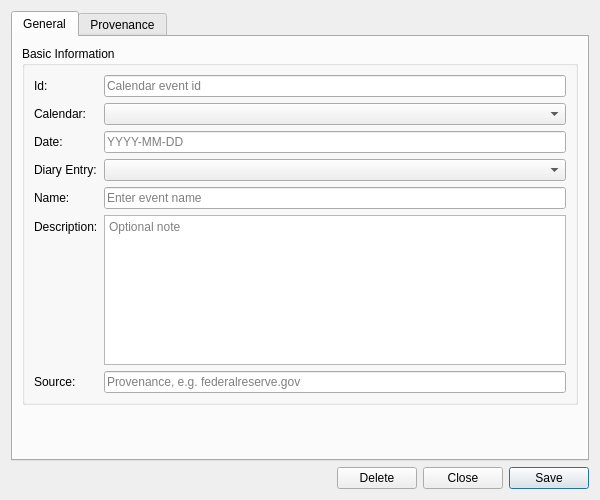
<?xml version="1.0" encoding="UTF-8"?>
<ui version="4.0">
 <class>CalendarEventDetailDialog</class>
 <widget class="QWidget" name="CalendarEventDetailDialog">
  <property name="geometry">
   <rect>
    <x>0</x>
    <y>0</y>
    <width>600</width>
    <height>500</height>
   </rect>
  </property>
  <property name="sizePolicy">
   <sizepolicy hsizetype="Preferred" vsizetype="Preferred">
    <horstretch>0</horstretch>
    <verstretch>0</verstretch>
   </sizepolicy>
  </property>
  <property name="minimumSize">
   <size>
    <width>600</width>
    <height>500</height>
   </size>
  </property>
  <property name="windowTitle">
   <string>Calendar Event Details</string>
  </property>
  <layout class="QVBoxLayout" name="verticalLayout">
   <item>
    <widget class="QTabWidget" name="tabWidget">
     <property name="currentIndex"><number>0</number></property>
     <widget class="QWidget" name="generalTab">
      <attribute name="title"><string>General</string></attribute>
      <layout class="QVBoxLayout" name="generalLayout">
       <item>
        <widget class="QGroupBox" name="basicInfoGroup">
         <property name="title">
          <string>Basic Information</string>
         </property>
         <layout class="QFormLayout" name="formLayout">
          <item row="0" column="0">
           <widget class="QLabel" name="labelId">
            <property name="text">
             <string>Id:</string>
            </property>
           </widget>
          </item>
          <item row="0" column="1">
           <widget class="QLineEdit" name="idEdit">
            <property name="placeholderText">
             <string>Calendar event id</string>
            </property>
            <property name="readOnly">
             <bool>true</bool>
            </property>
           </widget>
          </item>
          <item row="1" column="0">
           <widget class="QLabel" name="labelCalendarCode">
            <property name="text">
             <string>Calendar:</string>
            </property>
           </widget>
          </item>
          <item row="1" column="1">
           <widget class="QComboBox" name="calendarCombo">
            <property name="insertPolicy">
             <enum>QComboBox::NoInsert</enum>
            </property>
           </widget>
          </item>
          <item row="2" column="0">
           <widget class="QLabel" name="labelEventDate">
            <property name="text">
             <string>Date:</string>
            </property>
           </widget>
          </item>
          <item row="2" column="1">
           <widget class="QLineEdit" name="eventDateEdit">
            <property name="placeholderText">
             <string>YYYY-MM-DD</string>
            </property>
           </widget>
          </item>
          <item row="3" column="0">
           <widget class="QLabel" name="labelDiaryEntryType">
            <property name="text">
             <string>Diary Entry:</string>
            </property>
           </widget>
          </item>
          <item row="3" column="1">
           <widget class="QComboBox" name="diaryEntryTypeCombo">
            <property name="insertPolicy">
             <enum>QComboBox::NoInsert</enum>
            </property>
           </widget>
          </item>
          <item row="4" column="0">
           <widget class="QLabel" name="labelName">
            <property name="text">
             <string>Name:</string>
            </property>
           </widget>
          </item>
          <item row="4" column="1">
           <widget class="QLineEdit" name="nameEdit">
            <property name="placeholderText">
             <string>Enter event name</string>
            </property>
           </widget>
          </item>
          <item row="5" column="0">
           <widget class="QLabel" name="labelDescription">
            <property name="text">
             <string>Description:</string>
            </property>
           </widget>
          </item>
          <item row="5" column="1">
           <widget class="QPlainTextEdit" name="descriptionEdit">
            <property name="minimumSize">
             <size>
              <width>0</width>
              <height>80</height>
             </size>
            </property>
            <property name="maximumSize">
             <size>
              <width>16777215</width>
              <height>150</height>
             </size>
            </property>
            <property name="placeholderText">
             <string>Optional note</string>
            </property>
           </widget>
          </item>
          <item row="6" column="0">
           <widget class="QLabel" name="labelSource">
            <property name="text">
             <string>Source:</string>
            </property>
           </widget>
          </item>
          <item row="6" column="1">
           <widget class="QLineEdit" name="sourceEdit">
            <property name="placeholderText">
             <string>Provenance, e.g. federalreserve.gov</string>
            </property>
           </widget>
          </item>
         </layout>
        </widget>
       </item>
       <item>
        <spacer name="verticalSpacer">
         <property name="orientation">
          <enum>Qt::Vertical</enum>
         </property>
         <property name="sizeHint" stdset="0">
          <size>
           <width>20</width>
           <height>40</height>
          </size>
         </property>
        </spacer>
       </item>
      </layout>
     </widget>
     <widget class="QWidget" name="provenanceTab">
      <attribute name="title"><string>Provenance</string></attribute>
      <layout class="QVBoxLayout" name="provenanceTabLayout">
       <item>
        <widget class="ores::qt::ProvenanceWidget" name="provenanceWidget" native="true"/>
       </item>
      </layout>
     </widget>
    </widget>
   </item>
   <item>
    <layout class="QHBoxLayout" name="buttonLayout">
     <item>
      <spacer name="horizontalSpacer">
       <property name="orientation">
        <enum>Qt::Horizontal</enum>
       </property>
       <property name="sizeHint" stdset="0">
        <size>
         <width>40</width>
         <height>20</height>
        </size>
       </property>
      </spacer>
     </item>
     <item>
      <widget class="QPushButton" name="deleteButton">
       <property name="text">
        <string>Delete</string>
       </property>
      </widget>
     </item>
     <item>
      <widget class="QPushButton" name="closeButton">
       <property name="text">
        <string>Close</string>
       </property>
      </widget>
     </item>
     <item>
      <widget class="QPushButton" name="saveButton">
       <property name="text">
        <string>Save</string>
       </property>
       <property name="default">
        <bool>true</bool>
       </property>
      </widget>
     </item>
    </layout>
   </item>
  </layout>
 </widget>
 <customwidgets>
  <customwidget>
   <class>ores::qt::ProvenanceWidget</class>
   <extends>QWidget</extends>
   <header>ores.qt/ProvenanceWidget.hpp</header>
  </customwidget>
 </customwidgets>
 <resources/>
 <connections/>
</ui>
